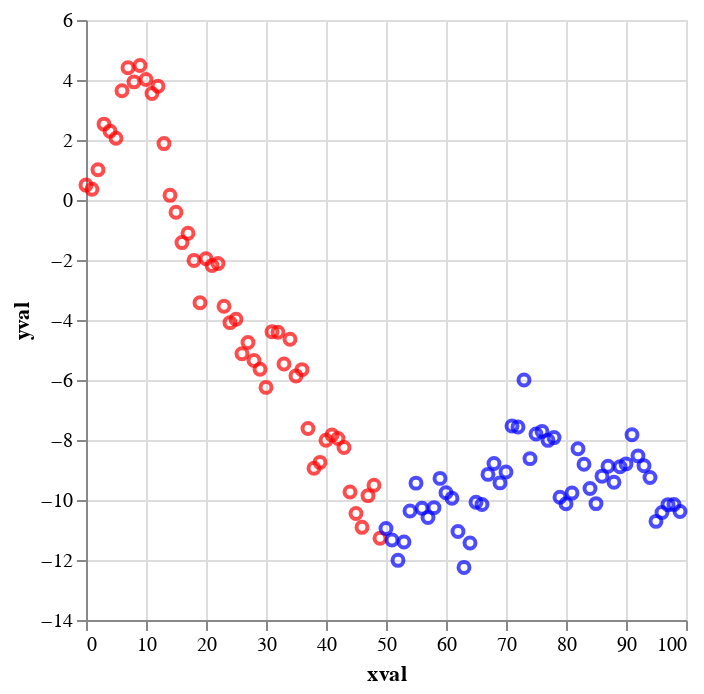

Write notebook code for a chart like this one.
### Code cell
import altair as alt
import pandas as pd
import numpy as np

rand = np.random.RandomState(42)

df = pd.DataFrame({
    'xval': range(100),
    'yval': rand.randn(100).cumsum()
})

slider = alt.binding_range(min=0, max=100, step=1)
cutoff = alt.param(bind=slider, value=50)

print(df)

alt.Chart(df).mark_point().encode(
    x='xval',
    y='yval',
    color=alt.condition(
        alt.datum.xval < cutoff,
        alt.value('red'), alt.value('blue')
    )
).add_params(
    cutoff
)

### Figure 1 — Vega-Lite specification as saved in the notebook (floating-point values rounded to 4 significant figures)
{"config": {"view": {"continuousWidth": 300, "continuousHeight": 300}}, "data": {"name": "data-9bcd23497acf218d98e56ccbddd728ce"}, "mark": {"type": "point"}, "encoding": {"color": {"condition": {"test": "(datum.xval < param_2)", "value": "red"}, "value": "blue"}, "x": {"field": "xval", "type": "quantitative"}, "y": {"field": "yval", "type": "quantitative"}}, "params": [{"name": "param_2", "bind": {"input": "range", "max": 100, "min": 0, "step": 1}, "value": 50}], "$schema": "https://vega.github.io/schema/vega-lite/v5.20.1.json", "datasets": {"data-9bcd23497acf218d98e56ccbddd728ce": [{"xval": 0, "yval": 0.4967}, {"xval": 1, "yval": 0.3584}, {"xval": 2, "yval": 1.006}, {"xval": 3, "yval": 2.529}, {"xval": 4, "yval": 2.295}, {"xval": 5, "yval": 2.061}, {"xval": 6, "yval": 3.64}, {"xval": 7, "yval": 4.408}, {"xval": 8, "yval": 3.938}, {"xval": 9, "yval": 4.481}, {"xval": 10, "yval": 4.017}, {"xval": 11, "yval": 3.551}, {"xval": 12, "yval": 3.793}, {"xval": 13, "yval": 1.88}, {"xval": 14, "yval": 0.1552}, {"xval": 15, "yval": -0.4071}, {"xval": 16, "yval": -1.42}, {"xval": 17, "yval": -1.106}, {"xval": 18, "yval": -2.014}, {"xval": 19, "yval": -3.426}, {"xval": 20, "yval": -1.96}, {"xval": 21, "yval": -2.186}, {"xval": 22, "yval": -2.119}, {"xval": 23, "yval": -3.543}, {"xval": 24, "yval": -4.088}, {"xval": 25, "yval": -3.977}, {"xval": 26, "yval": -5.128}, {"xval": 27, "yval": -4.752}, {"xval": 28, "yval": -5.353}, {"xval": 29, "yval": -5.644}, {"xval": 30, "yval": -6.246}, {"xval": 31, "yval": -4.394}, {"xval": 32, "yval": -4.407}, {"xval": 33, "yval": -5.465}, {"xval": 34, "yval": -4.642}, {"xval": 35, "yval": -5.863}, {"xval": 36, "yval": -5.654}, {"xval": 37, "yval": -7.614}, {"xval": 38, "yval": -8.942}, {"xval": 39, "yval": -8.745}, {"xval": 40, "yval": -8.007}, {"xval": 41, "yval": -7.836}, {"xval": 42, "yval": -7.951}, {"xval": 43, "yval": -8.252}, {"xval": 44, "yval": -9.731}, {"xval": 45, "yval": -10.45}, {"xval": 46, "yval": -10.91}, {"xval": 47, "yval": -9.854}, {"xval": 48, "yval": -9.511}, {"xval": 49, "yval": -11.27}, {"xval": 50, "yval": -10.95}, {"xval": 51, "yval": -11.33}, {"xval": 52, "yval": -12.01}, {"xval": 53, "yval": -11.4}, {"xval": 54, "yval": -10.37}, {"xval": 55, "yval": -9.438}, {"xval": 56, "yval": -10.28}, {"xval": 57, "yval": -10.59}, {"xval": 58, "yval": -10.25}, {"xval": 59, "yval": -9.279}, {"xval": 60, "yval": -9.758}, {"xval": 61, "yval": -9.944}, {"xval": 62, "yval": -11.05}, {"xval": 63, "yval": -12.25}, {"xval": 64, "yval": -11.43}, {"xval": 65, "yval": -10.08}, {"xval": 66, "yval": -10.15}, {"xval": 67, "yval": -9.146}, {"xval": 68, "yval": -8.785}, {"xval": 69, "yval": -9.43}, {"xval": 70, "yval": -9.068}, {"xval": 71, "yval": -7.53}, {"xval": 72, "yval": -7.566}, {"xval": 73, "yval": -6.002}, {"xval": 74, "yval": -8.621}, {"xval": 75, "yval": -7.799}, {"xval": 76, "yval": -7.712}, {"xval": 77, "yval": -8.011}, {"xval": 78, "yval": -7.92}, {"xval": 79, "yval": -9.907}, {"xval": 80, "yval": -10.13}, {"xval": 81, "yval": -9.77}, {"xval": 82, "yval": -8.292}, {"xval": 83, "yval": -8.81}, {"xval": 84, "yval": -9.619}, {"xval": 85, "yval": -10.12}, {"xval": 86, "yval": -9.205}, {"xval": 87, "yval": -8.876}, {"xval": 88, "yval": -9.406}, {"xval": 89, "yval": -8.893}, {"xval": 90, "yval": -8.796}, {"xval": 91, "yval": -7.827}, {"xval": 92, "yval": -8.529}, {"xval": 93, "yval": -8.857}, {"xval": 94, "yval": -9.249}, {"xval": 95, "yval": -10.71}, {"xval": 96, "yval": -10.42}, {"xval": 97, "yval": -10.16}, {"xval": 98, "yval": -10.15}, {"xval": 99, "yval": -10.38}]}}
